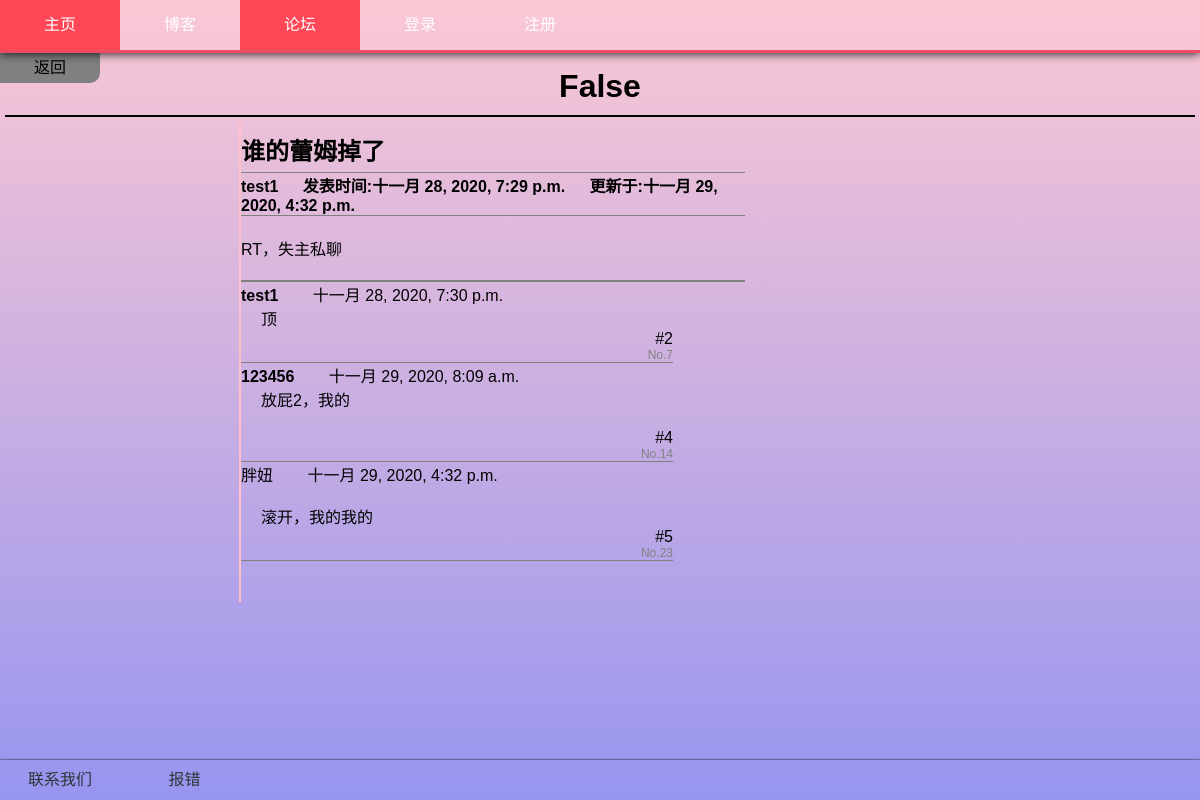
Screenshot of /forum/2/posting/2/ (signed in) with the database file from the repository.
### forum/models.py (models this page shows, shortened)
class Posting(models.Model):
    landlord = models.ForeignKey(User,on_delete=models.CASCADE)
    headline = models.CharField(max_length=30)
    text = models.TextField()
    pub_time = models.DateTimeField(auto_now_add=True)
    update_time = models.DateTimeField(auto_now=True)
    section = models.ForeignKey(Section,on_delete=models.CASCADE)
    floor = models.IntegerField(default=1)
    ex = models.ForeignKey(Examine,on_delete=models.CASCADE)
    class Meta:
        ordering = ['-update_time']

class Comment(models.Model):
    publisher = models.ForeignKey(User,on_delete=models.CASCADE)
    posting = models.ForeignKey(Posting,on_delete=models.CASCADE)
    pub_time = models.DateTimeField(auto_now_add=True)
    content = models.TextField()
    floor = models.IntegerField()
    append_file = models.ForeignKey(Files,on_delete=models.CASCADE,blank=True,null=True)
    ex = models.ForeignKey(Examine,on_delete=models.CASCADE)

### user/models.py (models this page shows, shortened)
class User(models.Model):
    username=models.CharField(max_length=20,unique=True)
    nickname=models.CharField(max_length=20)
    password=models.CharField(max_length=100)
    telephone=models.CharField(max_length=15)
    email=models.EmailField()
    usertype=models.CharField(max_length=2,choices=USER_TYPE_CHOICES)
    credit = models.IntegerField(default=100)
    score = models.IntegerField(default=0)
    face = models.FileField(upload_to='img',null=True,blank=True)
    friend = models.ManyToManyField('self',related_name='friends')
    friend_apply = models.ManyToManyField('self',through='Apply')
    last_logined = models.DateTimeField(auto_now_add=True)
    last_signed  = models.DateTimeField(auto_now_add=True)
    ex = models.ForeignKey(Examine,on_delete=models.CASCADE)

### forum/views.py (the view)
# urls.py: path('<str:section>/posting/<int:pid>/',views.posting,name = 'posting'),
def posting(request,section,pid):
    p = function._get_posting_by_pid(pid)
    if not p:
        raise Http404('posting not found')
    message = function._get_logined_message(request)
    message['posting'] = p[0]
    if 'username' in message.keys():
        message['selfposting'] = p[0].landlord.username == message['username']
    message['section_name'] = function._get_section_name_by_urlname(section)
    message['postingHtml'] = mark_safe(p[0].text)
    if request.method == 'POST':
        print(request.POST)
        function._posting_add_comment(request,p[0])
        return redirect('.',context=message)
    comments= function._handle_comments(function._get_comment(pid))
    for i in comments:
        i[1] = mark_safe(i[1])
    message['comments'] = comments
    return render(request,'forum/posting.html',message)

### function.py (called while the page is built, shortened)
def _create_random_urlname(length=10, strSet=None):
    ranstr = ''
    if type(strSet) != str or len(strSet) < 10:
        strSet = 'abcdefghijklmnopqrstuvwxyz0123456789'
    for _ in range(length):
        ranstr += random.choice(strSet)
    return ranstr

def _get_cookie_from_request(request):
    if 'Cookie' not in request.headers:
        return {}
    cookie_string = request.headers['Cookie']
    cookie_dict = {}
    for cookie in cookie_string.split('; '):
        name, value = cookie.split('=')
        cookie_dict[name] = value
    return cookie_dict

def _get_comment(pid=None, ex_name='综合管理'):
    comment = Comment.objects.filter(ex__name=ex_name)
    if not pid:
        return comment
    else:
        return comment.filter(posting__id=pid)

def _get_logined_message(request):
    message = {'logined': False}
    username = _logined(request)
    if username:
        message = {'logined': True, 'username': username}
        user = _get_user_by_username(username)
        if user.usertype == 'SU':
            message['SU'] = True
    return message

def _get_posting_by_pid(pid):
    return Posting.objects.filter(id=pid)

def _get_section_name_by_urlname(urlname):
    if not Section.objects.filter(urlname=urlname):
        return False
    return Section.objects.get(urlname=urlname).name

def _handle_comments(comments):
    res_list = []
    for comment in comments:
        content = comment.content.replace('\n', '<br>')
        append_file = comment.append_file
        imgs = re.findall('\[image:(.*?)\]', content)
        random_str = _create_random_urlname(30)
        for i in imgs:
            content = content.replace('[image:'+i+']', random_str)
        content = content.split(random_str)
        cHtml = ''
        for i in range(len(content)):
            if i != 0:
                cHtml += f"<img src='/files/image/{imgs[i-1]}'>"
            cHtml += f"<p>{content[i]}</p>"
        res_list.append([comment, cHtml, append_file])
    return res_list

def _logined(request):
    cookie = _get_cookie_from_request(request)
    if 'username' not in cookie.keys() or 'sessionid' not in cookie.keys():
        return False

### templates/forum/posting.html (shortened to what this page needs)
{% extends 'base.html' %}
{% block css %}
<link rel="stylesheet" href="/static/css/posting.css">
{% endblock css %}
{% block body %}
<a href="../.." id="return">返回</a>
<h1 class="section">{{section_name}}</h1>
<div class="posting">
    <h2 class="headline">{{posting.headline}}</h2>
    <div class="message">
        <a href="/user/{{posting.landlord.username}}/">{{posting.landlord.nickname}}</a>
        <h3>发表时间:{{posting.pub_time}}</h3>
        <h3>更新于:{{posting.update_time}}</h3>
    </div>
    <div class="text">{{postingHtml}}</div>
    <div class="comments">
        {% for comment,content,append_file in comments %}
        <div class="comment">
            <a href="/user/{{comment.publisher.username}}/" class="u-name">{{comment.publisher.nickname}}</a>
            <p class="time">{{comment.pub_time}}</p>
            {{ content }}
            <p class="floor">#{{comment.floor}}</p>
            <p class="pid">No.{{comment.id}}</p>
        </div>
        {% empty %}
        <div class="none">
            <p>还没人评论啊~别让楼主寂寞啊</p>
        </div>
        {% endfor %}
    </div>
</div>
{% endblock %}

### static/css/header.css (style rules this page uses)
* { margin: 0; padding: 0; outline: 0; border: 0; }
html,body { height: 100%; width: 100%; }
body { font-family: Arial, "Helvetica Neue", Helvetica, sans-serif; background-image: linear-gradient(to top, #9795f0 0%, #fbc8d4 100%); background-attachment: fixed; }

### static/css/posting.css (style rules this page uses)
.section { text-align: center; padding: 10px; margin: 5px; border-bottom: 2px solid black; }
.posting { height: calc(85vh - 200px); width: 60%; margin: auto; border-left: 2px solid pink; overflow: scroll; }
.headline { margin: 10px 0 5px 0; }
.posting .message { font-size: 16px; font-weight: 600; border-top: 1px solid gray; border-bottom: 1px solid gray; margin-bottom: 20px; margin-right: 30%; }
.message a { display: inline; text-decoration: none; color: black; font-size: 16px; font-weight: 600; }
.message h3 { display: inline; font-size: 16px; margin-left: 20px; }
.text { margin-right: 30%; border-bottom: 2px solid gray; padding-bottom: 20px; }
.comment { width: 60%; border-bottom: 1px solid gray; position: relative; }
.comment a.u-name { text-decoration: none; color: black; font-weight: 550; font-size: 16px; display: inline; }
.comment .time { display: inline; margin-left: 30px; }
.comment p { margin-left: 20px; }
.comment .floor,.comment .pid { text-align: right; }
.comment .pid { color: gray; font-size: 12px; }
a#return { position: absolute; height: 30px; width: 100px; text-decoration: none; color: black; background-color: gray; text-align: center; line-height: 30px; border-bottom-right-radius: 10px; }

### rows the page displays
Posting: headline "谁的蕾姆掉了", landlord.nickname "test1", pub_time "十一月 28, 2020, 7:29 p.m.", update_time "十一月 29, 2020, 4:32 p.m.", text "RT，失主私聊"
Comment: publisher.nickname "test1", pub_time "十一月 28, 2020, 7:30 p.m.", content "顶", floor "2", id "7"
Comment: publisher.nickname "123456", pub_time "十一月 29, 2020, 8:09 a.m.", content "放屁2，我的", floor "4", id "14"
Comment: publisher.nickname "胖妞", pub_time "十一月 29, 2020, 4:32 p.m.", content "滚开，我的我的", floor "5", id "23"

### other values shown
{{ section_name }} "False"
